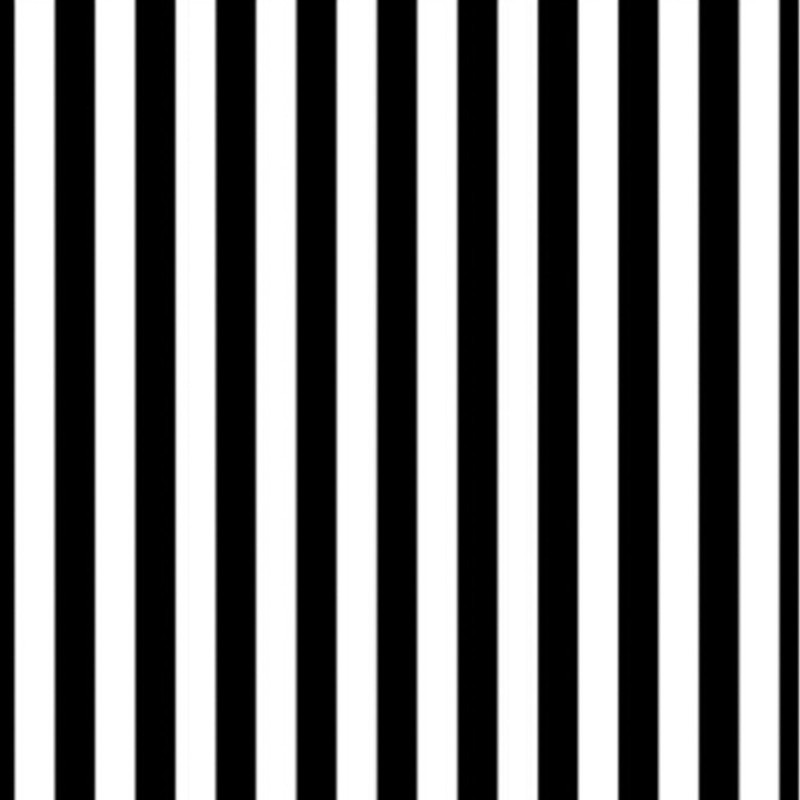
#> input picture 1_2_Convolutional_Filters_Edge_Detection/images/stripes.jpg, 800 x 800 px
$ jupyter execute Moe2.ipynb   (shell and % lines are left out)
#> lines starting #> are read from the running program, lines starting #| are printed output that depends on the picture
# Filter

[cell 1]
import numpy as np
import matplotlib.pyplot as plt
import cv2

[cell 2]
img_stripes = cv2.imread('images/stripes.jpg')
#> img_stripes is the input picture: shape (800, 800, 3); min 0, max 255, mean 128.6
plt.imshow(img_stripes)
img_stripes = cv2.cvtColor(img_stripes, cv2.COLOR_BGR2RGB)
plt.imshow(img_stripes)
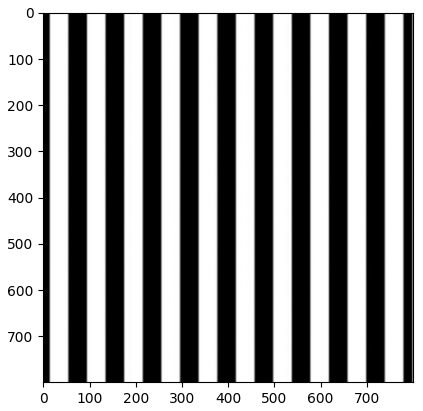
#> figure drawn by matplotlib, 1 panel

[cell 3]
img_solid = cv2.imread('images/pink_solid.jpg')
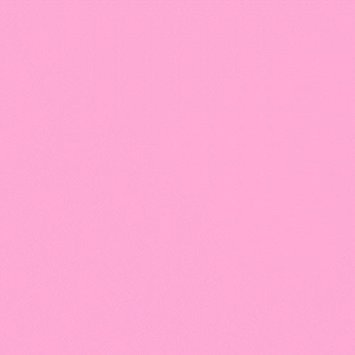
#> input picture 1_2_Convolutional_Filters_Edge_Detection/images/pink_solid.jpg, 355 x 355 px
#> img_solid is the input picture: shape (355, 355, 3); mean B, G, R 211.9, 169.9, 253.5
plt.imshow(img_solid);
img_solid = cv2.cvtColor(img_solid, cv2.COLOR_BGR2RGB)
plt.imshow(img_solid)
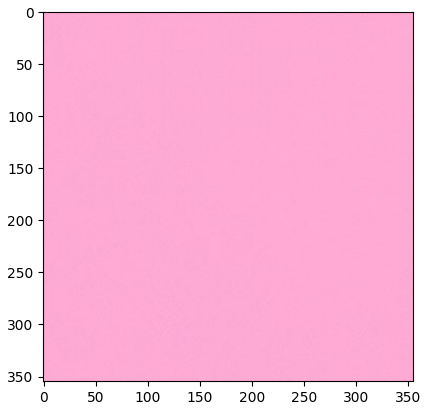
#> figure drawn by matplotlib, 1 panel; B, G, R data is drawn as R, G, B

[cell 4]
f, (ax1, ax2) = plt.subplots(1,2, figsize=(20,10))
ax1.imshow(img_stripes)
ax2.imshow(img_solid)
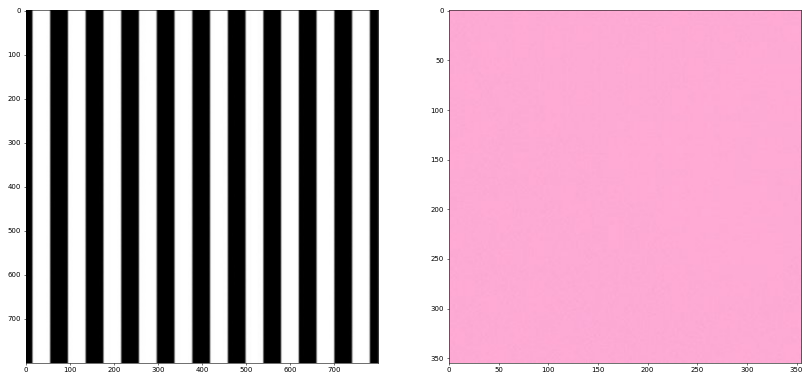
#> figure drawn by matplotlib, 2 panels

[cell 5]
gray_stripes = cv2.cvtColor(img_stripes, cv2.COLOR_RGB2GRAY)
gray_solid = cv2.cvtColor(img_stripes, cv2.COLOR_RGB2GRAY)

norm_stripes = gray_stripes / 255.
norm_solid = gray_solid / 255.

[cell 6]
# FOURIER TRANSFORM

def ft_img(norm_img):

    f = np.fft.fft2(norm_img)
    fshift = np.fft.fftshift(f)
    frequency_tx = 20 * np.log(np.abs(fshift))
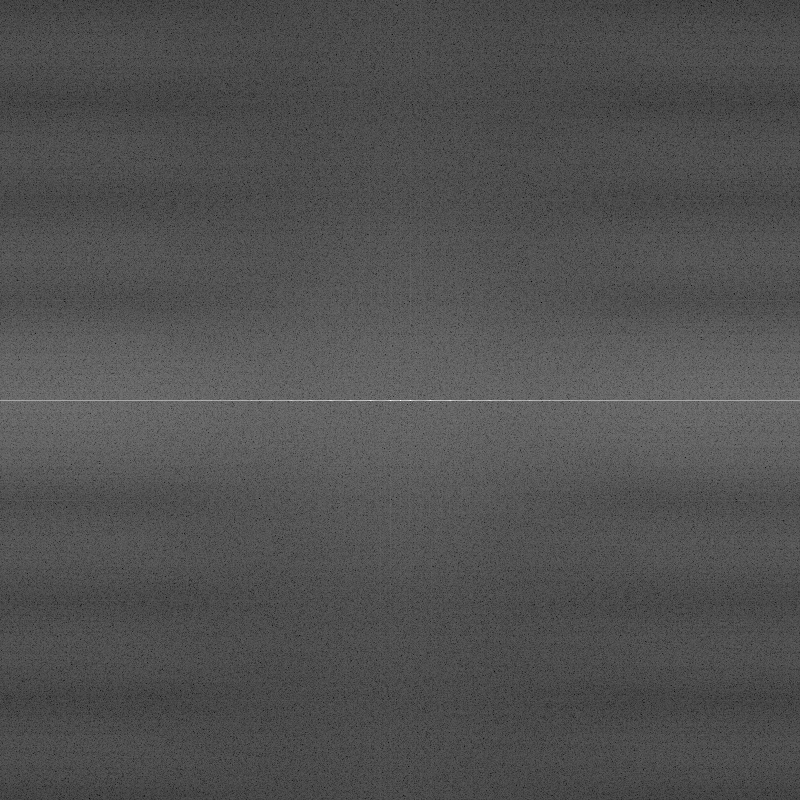
#> frequency_tx: shape (800, 800) float64; min -139.8, max 253.7, mean -14.4; drawn with min black and max white
    return frequency_tx

[cell 7]
f_stripes = ft_img(norm_stripes)
f_solid  = ft_img(norm_solid)

[cell 8]
f, (ax1, ax2, ax3, ax4) = plt.subplots(1, 4, figsize = (20,10))
ax1.imshow(img_stripes)
ax2.imshow(img_solid)
ax3.imshow(f_stripes, cmap = 'gray')
ax4.imshow(f_solid, cmap = 'gray')
